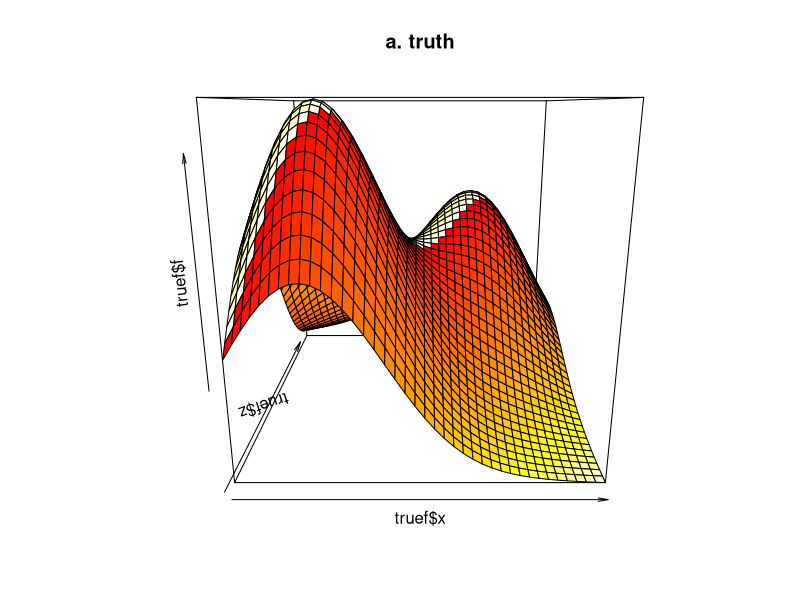
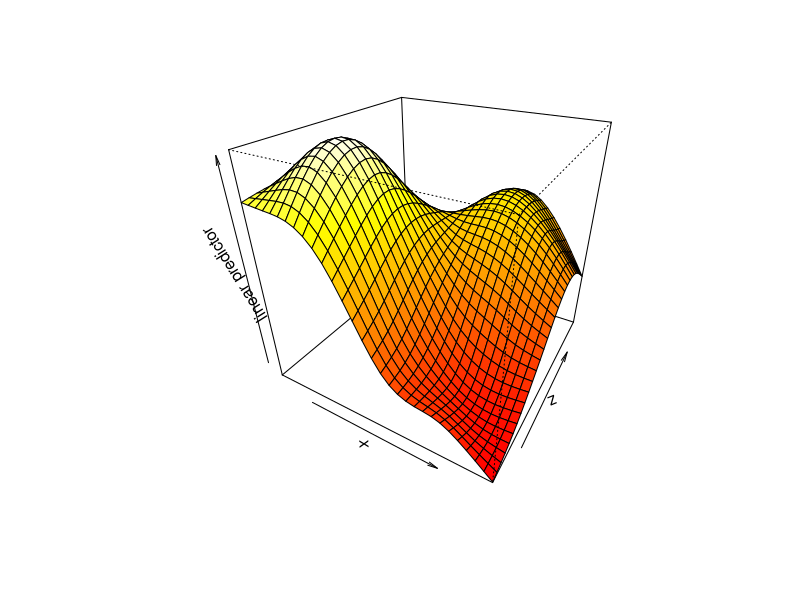
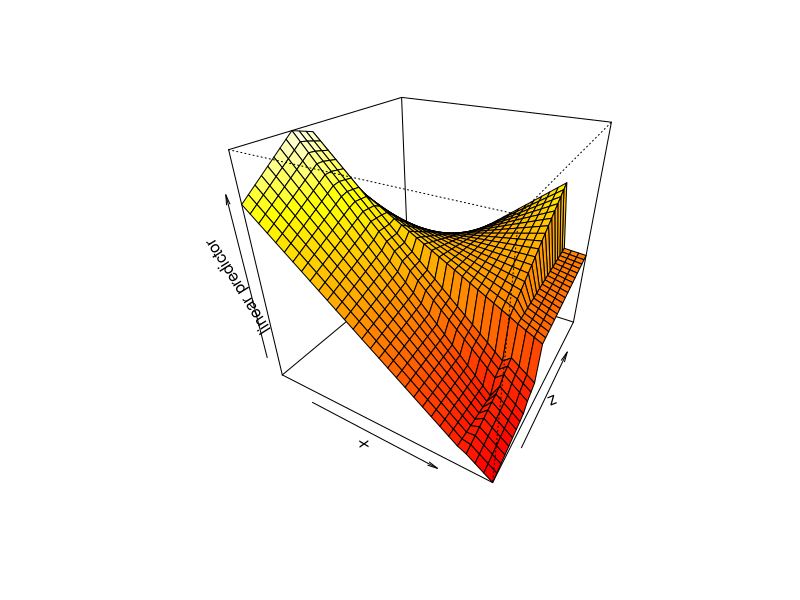
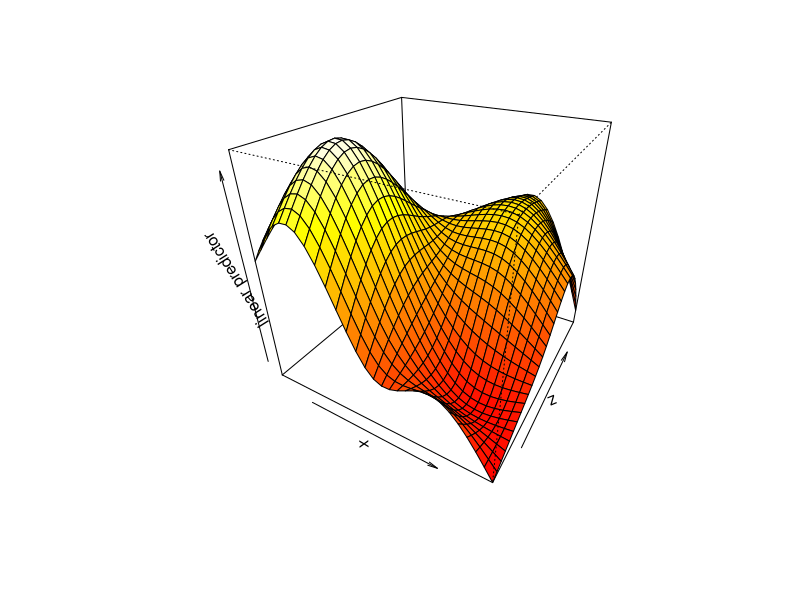
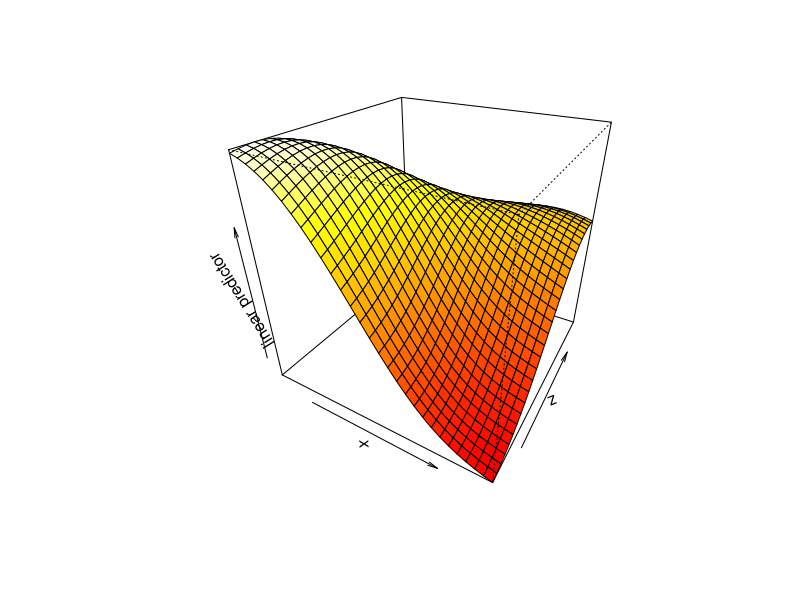
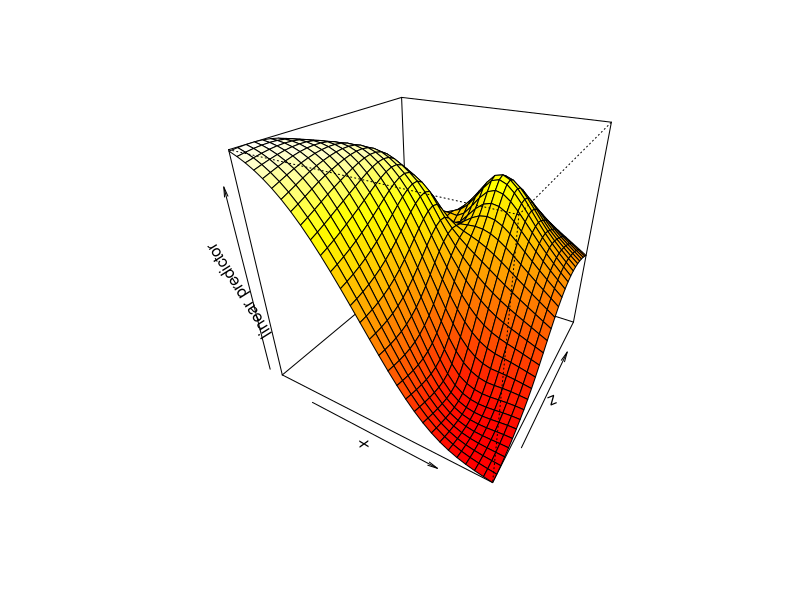
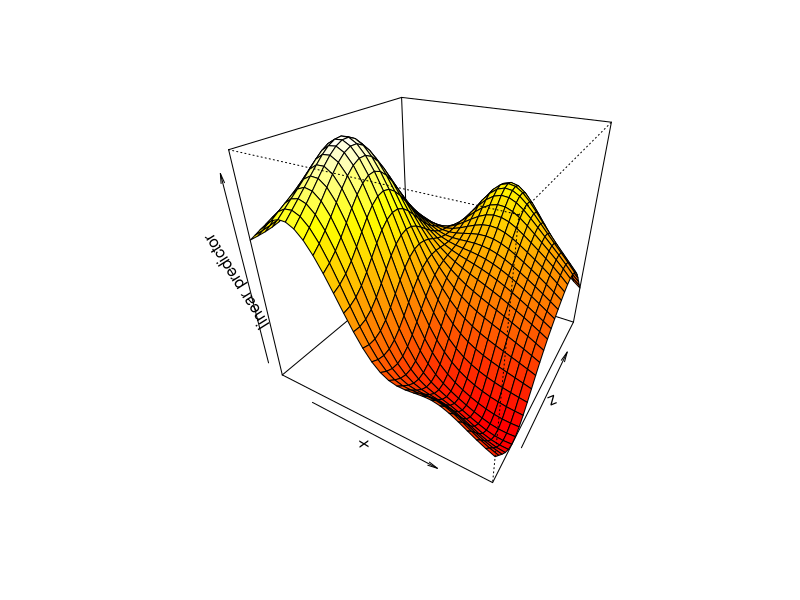
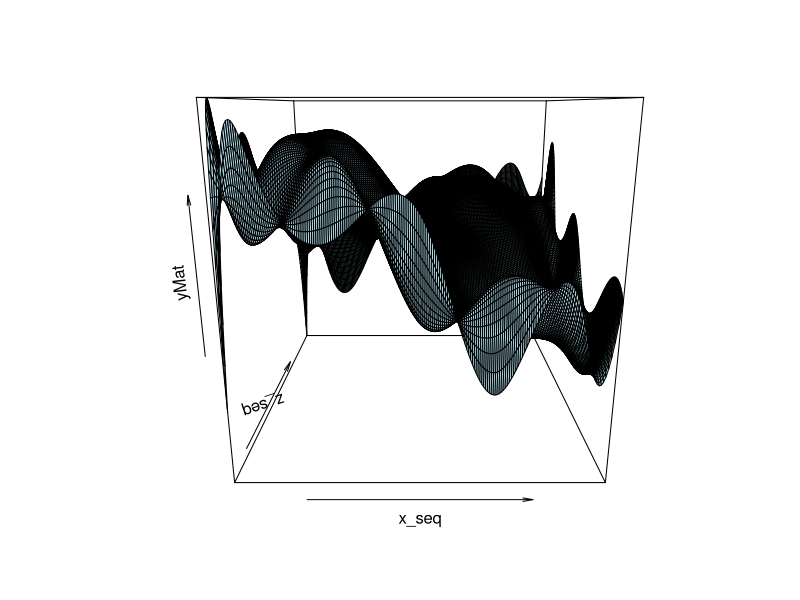

These figures' R source, in order:
library(mgcv)
library(splines)
n = 5000
eg = gamSim(2, n = n, scale = 0.5)
names(eg)

truef = eg$truth 
persp(truef$x, truef$z, truef$f, col = heat.colors(40), main = "a. truth")

rep((1:8-0.5)/8, rep(8,8))


b1 = gam(y ~ te(x, z, k = 10), data = eg$data)
b1

vis.gam(b1, theta = 30, phi = 30)

ind = sample(1:n, 20, replace = FALSE)
b2 = gam(y ~ te(x, z, k = 20), data = eg$data, knots = list(x = eg$data$x[ind], z = eg$data$z[ind]))
b2

vis.gam(b2, theta = 30, phi = 30)
  
b3 = gam(y ~ te(x, z, fx = TRUE), data = eg$data)
b3

vis.gam(b3, theta = 30, phi = 30)


b4 = gam(y ~ s(x, z, k = 10, bs = "tp"), data = eg$data)
b4

vis.gam(b4, theta = 30, phi = 30)

ind = sample(1:n, 20, replace = FALSE)
b5 = gam(y ~ s(x, z, k = 20, bs = "tp"), data = eg$data, knots = list(x = eg$data$x[ind], z = eg$data$z[ind]))
b5

vis.gam(b5, theta = 30, phi = 30)

b6 = gam(y ~ s(x, z, fx = TRUE, bs = "tp"), data = eg$data)
b6

vis.gam(b6, theta = 30, phi = 30)

x_knots = quantile(eg$data$x, probs = seq(0.1, 0.9, length.out = 5))
z_knots = quantile(eg$data$z, probs = seq(0.1, 0.9, length.out = 5))


bx = bs(eg$data$x, knots = x_knots, degree = 3, intercept = TRUE)
bz = bs(eg$data$z, knots = z_knots, degree = 3, intercept = TRUE)


G = matrix(0, nrow = 5000, ncol = ncol(bx)*ncol(bz))

colIndex = 1

for (i in 1:ncol(bx))
{
  for (j in 1:ncol(bz))
  {
    G[, colIndex] = bx[, i]*bz[, j]
    colIndex = colIndex + 1
  }
}

thetaHat = solve(t(G)%*%G)%*%t(G)%*%eg$data$y

x = eg$data$x
z = eg$data$z
y = eg$data$y

x_seq = seq(min(x), max(x), length.out = 200)
z_seq = seq(min(z), max(z), length.out = 200)

grid = expand.grid(x = x_seq, z = z_seq)

bx_grid = bs(grid$x, knots = x_knots, degree = 3, intercept = TRUE)
bz_grid = bs(grid$z, knots = z_knots, degree = 3, intercept = TRUE)


G_grid = matrix(0, nrow = nrow(grid), ncol = ncol(bx_grid)*ncol(bz_grid))
colIndex = 1

for (i in 1:ncol(bx_grid))
{
  for (j in 1:ncol(bz_grid))
  {
    G_grid[, colIndex] = bx_grid[, i]*bz_grid[, j]
    colIndex = colIndex + 1
  }
}


fittedGrid = G_grid%*%thetaHat

yMat = matrix(fittedGrid, nrow = length(x_seq), ncol = length(z_seq))

persp(x_seq, z_seq, yMat, col = "lightblue")

U = function(r)
{
  r2 = (r^2)*log(r + 1e-10)
}

n = length(y)

Basis = matrix(c(rep(1, n), x, z), nrow = n, byrow = FALSE)

x_index = sample(1:n, 10)
z_index = sample(1:n, 10)

knots = matrix(c(x[x_index], z[z_index]), ncol = 2, byrow = FALSE)

K = matrix(c(x, z), ncol = 2, byrow = FALSE)

for (i in 1:nrow(knots))
{
  temp = c()
  for (j in 1:n)
  {
    r = sqrt((x[j] - knots[i, 1])^2 + (z[j] - knots[i, 2])^2)
    
    r2 = (r^2)*log(r + 1e-10)
    temp = c(temp, r2)
  }
  Basis = cbind(Basis, temp)
    
}

BetaHat = solve(t(Basis)%*%Basis)%*%t(Basis)%*%y

grid = expand.grid(x = x_seq, z = z_seq)

basisGrid = matrix(c(rep(1, nrow(grid)), grid$x, grid$z), byrow = FALSE, ncol = 3)

for (i in 1:nrow(knots))
{
  temp = c()
  for (j in 1:nrow(basisGrid))
  {
    r = sqrt((grid$x[j] - knots[i, 1])^2 + (grid$z[j] - knots[i, 2])^2)
    
    r2 = (r^2)*log(r + 1e-10)
    temp = c(temp, r2)
  }
  basisGrid = cbind(basisGrid, temp)
  
}

yhat = basisGrid%*%BetaHat

zmat = matrix(yhat, nrow = length(x_seq))

persp(x_seq, z_seq, zmat, col = "lightblue")
